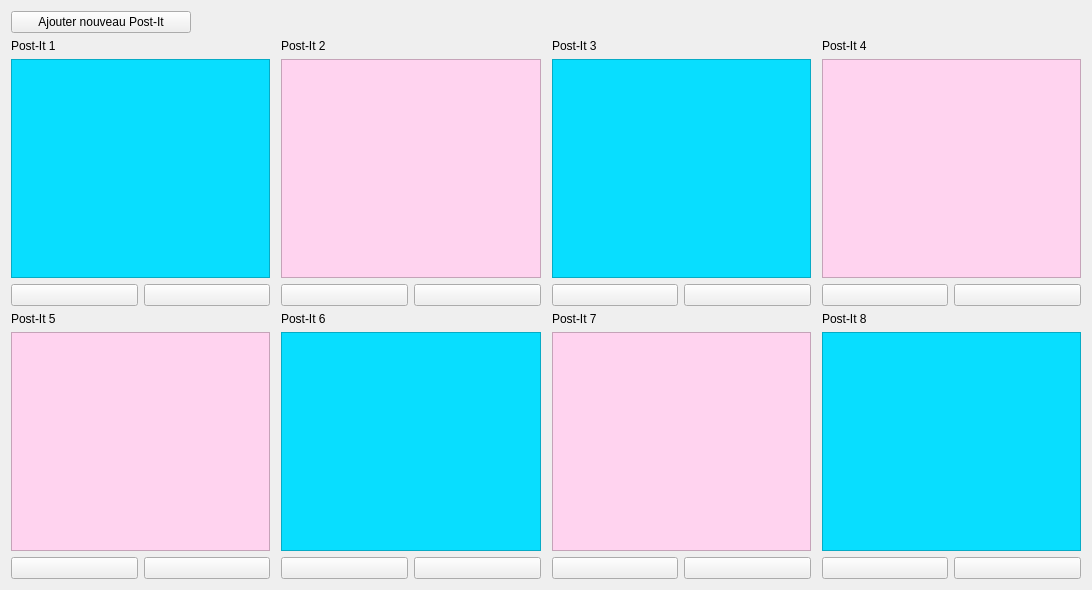
<?xml version="1.0" encoding="UTF-8"?>
<ui version="4.0">
 <class>F_POSTIT</class>
 <widget class="QWidget" name="F_POSTIT">
  <property name="geometry">
   <rect>
    <x>0</x>
    <y>0</y>
    <width>1092</width>
    <height>590</height>
   </rect>
  </property>
  <property name="minimumSize">
   <size>
    <width>0</width>
    <height>0</height>
   </size>
  </property>
  <property name="windowTitle">
   <string>Form</string>
  </property>
  <layout class="QGridLayout" name="gridLayout_2">
   <item row="0" column="0">
    <layout class="QGridLayout" name="gridLayout">
     <item row="0" column="0" colspan="2">
      <widget class="QPushButton" name="Bt_AjouterPostIt">
       <property name="enabled">
        <bool>true</bool>
       </property>
       <property name="maximumSize">
        <size>
         <width>180</width>
         <height>16777215</height>
        </size>
       </property>
       <property name="text">
        <string>Ajouter nouveau Post-It</string>
       </property>
       <property name="icon">
        <iconset resource="ImagesIcones.qrc">
         <normaloff>:/Ajouter.png</normaloff>:/Ajouter.png</iconset>
       </property>
      </widget>
     </item>
     <item row="1" column="0" colspan="2">
      <widget class="QLabel" name="Lb_PostIt1">
       <property name="text">
        <string>Post-It 1</string>
       </property>
      </widget>
     </item>
     <item row="1" column="3" colspan="2">
      <widget class="QLabel" name="Lb_PostIt2">
       <property name="text">
        <string>Post-It 2</string>
       </property>
      </widget>
     </item>
     <item row="1" column="6" colspan="2">
      <widget class="QLabel" name="Lb_PostIt3">
       <property name="text">
        <string>Post-It 3</string>
       </property>
      </widget>
     </item>
     <item row="1" column="9" colspan="2">
      <widget class="QLabel" name="Lb_PostIt4">
       <property name="text">
        <string>Post-It 4</string>
       </property>
      </widget>
     </item>
     <item row="2" column="0" colspan="2">
      <widget class="QTextEdit" name="TxE_PostIt1">
       <property name="styleSheet">
        <string notr="true">background-color: rgb(8, 222, 255);</string>
       </property>
       <property name="html">
        <string>&lt;!DOCTYPE HTML PUBLIC &quot;-//W3C//DTD HTML 4.0//EN&quot; &quot;http://www.w3.org/TR/REC-html40/strict.dtd&quot;&gt;
&lt;html&gt;&lt;head&gt;&lt;meta name=&quot;qrichtext&quot; content=&quot;1&quot; /&gt;&lt;style type=&quot;text/css&quot;&gt;
p, li { white-space: pre-wrap; }
&lt;/style&gt;&lt;/head&gt;&lt;body style=&quot; font-family:'MS Shell Dlg 2'; font-size:8.25pt; font-weight:400; font-style:normal;&quot;&gt;
&lt;p style=&quot;-qt-paragraph-type:empty; margin-top:0px; margin-bottom:0px; margin-left:0px; margin-right:0px; -qt-block-indent:0; text-indent:0px; font-size:8pt;&quot;&gt;&lt;br /&gt;&lt;/p&gt;&lt;/body&gt;&lt;/html&gt;</string>
       </property>
      </widget>
     </item>
     <item row="2" column="3" colspan="2">
      <widget class="QTextEdit" name="TxE_PostIt2">
       <property name="maximumSize">
        <size>
         <width>16777215</width>
         <height>16777215</height>
        </size>
       </property>
       <property name="styleSheet">
        <string notr="true">background-color: rgb(255, 211, 239);
font: 8pt &quot;Arial&quot;;</string>
       </property>
       <property name="html">
        <string>&lt;!DOCTYPE HTML PUBLIC &quot;-//W3C//DTD HTML 4.0//EN&quot; &quot;http://www.w3.org/TR/REC-html40/strict.dtd&quot;&gt;
&lt;html&gt;&lt;head&gt;&lt;meta name=&quot;qrichtext&quot; content=&quot;1&quot; /&gt;&lt;style type=&quot;text/css&quot;&gt;
p, li { white-space: pre-wrap; }
&lt;/style&gt;&lt;/head&gt;&lt;body style=&quot; font-family:'Arial'; font-size:8pt; font-weight:400; font-style:normal;&quot;&gt;
&lt;p style=&quot; margin-top:12px; margin-bottom:12px; margin-left:0px; margin-right:0px; -qt-block-indent:0; text-indent:0px;&quot;&gt;&lt;br /&gt;&lt;/p&gt;&lt;/body&gt;&lt;/html&gt;</string>
       </property>
      </widget>
     </item>
     <item row="2" column="6" colspan="2">
      <widget class="QTextEdit" name="TxE_PostIt3">
       <property name="styleSheet">
        <string notr="true">background-color: rgb(8, 222, 255);</string>
       </property>
      </widget>
     </item>
     <item row="2" column="9" colspan="2">
      <widget class="QTextEdit" name="TxE_PostIt4">
       <property name="styleSheet">
        <string notr="true">background-color: rgb(255, 211, 239);</string>
       </property>
      </widget>
     </item>
     <item row="3" column="0">
      <widget class="QPushButton" name="Bt_Valider1">
       <property name="text">
        <string/>
       </property>
       <property name="icon">
        <iconset resource="ImagesIcones.qrc">
         <normaloff>:/Valider.png</normaloff>:/Valider.png</iconset>
       </property>
      </widget>
     </item>
     <item row="3" column="1">
      <widget class="QPushButton" name="Bt_Annuler1">
       <property name="text">
        <string/>
       </property>
       <property name="icon">
        <iconset resource="ImagesIcones.qrc">
         <normaloff>:/Annuler.png</normaloff>:/Annuler.png</iconset>
       </property>
      </widget>
     </item>
     <item row="3" column="3">
      <widget class="QPushButton" name="Bt_Valider2">
       <property name="text">
        <string/>
       </property>
       <property name="icon">
        <iconset resource="ImagesIcones.qrc">
         <normaloff>:/Valider.png</normaloff>:/Valider.png</iconset>
       </property>
      </widget>
     </item>
     <item row="3" column="4">
      <widget class="QPushButton" name="Bt_Annuler2">
       <property name="text">
        <string/>
       </property>
       <property name="icon">
        <iconset resource="ImagesIcones.qrc">
         <normaloff>:/Annuler.png</normaloff>:/Annuler.png</iconset>
       </property>
      </widget>
     </item>
     <item row="3" column="6">
      <widget class="QPushButton" name="Bt_Valider3">
       <property name="text">
        <string/>
       </property>
       <property name="icon">
        <iconset resource="ImagesIcones.qrc">
         <normaloff>:/Valider.png</normaloff>:/Valider.png</iconset>
       </property>
      </widget>
     </item>
     <item row="3" column="7">
      <widget class="QPushButton" name="Bt_Annuler3">
       <property name="text">
        <string/>
       </property>
       <property name="icon">
        <iconset resource="ImagesIcones.qrc">
         <normaloff>:/Annuler.png</normaloff>:/Annuler.png</iconset>
       </property>
      </widget>
     </item>
     <item row="3" column="9">
      <widget class="QPushButton" name="Bt_Valider4">
       <property name="text">
        <string/>
       </property>
       <property name="icon">
        <iconset resource="ImagesIcones.qrc">
         <normaloff>:/Valider.png</normaloff>:/Valider.png</iconset>
       </property>
      </widget>
     </item>
     <item row="3" column="10">
      <widget class="QPushButton" name="Bt_Annuler4">
       <property name="text">
        <string/>
       </property>
       <property name="icon">
        <iconset resource="ImagesIcones.qrc">
         <normaloff>:/Annuler.png</normaloff>:/Annuler.png</iconset>
       </property>
      </widget>
     </item>
     <item row="4" column="0" colspan="2">
      <widget class="QLabel" name="Lb_PostIt5">
       <property name="text">
        <string>Post-It 5</string>
       </property>
      </widget>
     </item>
     <item row="4" column="3" colspan="2">
      <widget class="QLabel" name="Lb_PostIt6">
       <property name="text">
        <string>Post-It 6</string>
       </property>
      </widget>
     </item>
     <item row="4" column="6" colspan="2">
      <widget class="QLabel" name="Lb_PostIt7">
       <property name="text">
        <string>Post-It 7</string>
       </property>
      </widget>
     </item>
     <item row="4" column="9" colspan="2">
      <widget class="QLabel" name="Lb_PostIt8">
       <property name="text">
        <string>Post-It 8</string>
       </property>
      </widget>
     </item>
     <item row="5" column="0" colspan="2">
      <widget class="QTextEdit" name="TxE_PostIt5">
       <property name="styleSheet">
        <string notr="true">background-color: rgb(255, 211, 239);</string>
       </property>
      </widget>
     </item>
     <item row="5" column="3" colspan="2">
      <widget class="QTextEdit" name="TxE_PostIt6">
       <property name="styleSheet">
        <string notr="true">background-color: rgb(8, 222, 255);</string>
       </property>
      </widget>
     </item>
     <item row="5" column="6" colspan="2">
      <widget class="QTextEdit" name="TxE_PostIt7">
       <property name="styleSheet">
        <string notr="true">background-color: rgb(255, 211, 239);</string>
       </property>
      </widget>
     </item>
     <item row="5" column="9" colspan="2">
      <widget class="QTextEdit" name="TxE_PostIt8">
       <property name="styleSheet">
        <string notr="true">background-color: rgb(8, 222, 255);</string>
       </property>
      </widget>
     </item>
     <item row="6" column="0">
      <widget class="QPushButton" name="Bt_Valider5">
       <property name="text">
        <string/>
       </property>
       <property name="icon">
        <iconset resource="ImagesIcones.qrc">
         <normaloff>:/Valider.png</normaloff>:/Valider.png</iconset>
       </property>
      </widget>
     </item>
     <item row="6" column="1">
      <widget class="QPushButton" name="Bt_Annuler5">
       <property name="text">
        <string/>
       </property>
       <property name="icon">
        <iconset resource="ImagesIcones.qrc">
         <normaloff>:/Annuler.png</normaloff>:/Annuler.png</iconset>
       </property>
      </widget>
     </item>
     <item row="6" column="3">
      <widget class="QPushButton" name="Bt_Valider6">
       <property name="text">
        <string/>
       </property>
       <property name="icon">
        <iconset resource="ImagesIcones.qrc">
         <normaloff>:/Valider.png</normaloff>:/Valider.png</iconset>
       </property>
      </widget>
     </item>
     <item row="6" column="4">
      <widget class="QPushButton" name="Bt_Annuler6">
       <property name="text">
        <string/>
       </property>
       <property name="icon">
        <iconset resource="ImagesIcones.qrc">
         <normaloff>:/Annuler.png</normaloff>:/Annuler.png</iconset>
       </property>
      </widget>
     </item>
     <item row="6" column="6">
      <widget class="QPushButton" name="Bt_Valider7">
       <property name="text">
        <string/>
       </property>
       <property name="icon">
        <iconset resource="ImagesIcones.qrc">
         <normaloff>:/Valider.png</normaloff>:/Valider.png</iconset>
       </property>
      </widget>
     </item>
     <item row="6" column="7">
      <widget class="QPushButton" name="Bt_Annuler7">
       <property name="text">
        <string/>
       </property>
       <property name="icon">
        <iconset resource="ImagesIcones.qrc">
         <normaloff>:/Annuler.png</normaloff>:/Annuler.png</iconset>
       </property>
      </widget>
     </item>
     <item row="6" column="9">
      <widget class="QPushButton" name="Bt_Valider8">
       <property name="text">
        <string/>
       </property>
       <property name="icon">
        <iconset resource="ImagesIcones.qrc">
         <normaloff>:/Valider.png</normaloff>:/Valider.png</iconset>
       </property>
      </widget>
     </item>
     <item row="6" column="10">
      <widget class="QPushButton" name="Bt_Annuler8">
       <property name="text">
        <string/>
       </property>
       <property name="icon">
        <iconset resource="ImagesIcones.qrc">
         <normaloff>:/Annuler.png</normaloff>:/Annuler.png</iconset>
       </property>
      </widget>
     </item>
     <item row="0" column="2" rowspan="7">
      <spacer name="horizontalSpacer">
       <property name="orientation">
        <enum>Qt::Horizontal</enum>
       </property>
       <property name="sizeType">
        <enum>QSizePolicy::Fixed</enum>
       </property>
       <property name="sizeHint" stdset="0">
        <size>
         <width>5</width>
         <height>10</height>
        </size>
       </property>
      </spacer>
     </item>
     <item row="0" column="5" rowspan="7">
      <spacer name="horizontalSpacer_2">
       <property name="orientation">
        <enum>Qt::Horizontal</enum>
       </property>
       <property name="sizeType">
        <enum>QSizePolicy::Fixed</enum>
       </property>
       <property name="sizeHint" stdset="0">
        <size>
         <width>5</width>
         <height>10</height>
        </size>
       </property>
      </spacer>
     </item>
     <item row="0" column="8" rowspan="7">
      <spacer name="horizontalSpacer_3">
       <property name="orientation">
        <enum>Qt::Horizontal</enum>
       </property>
       <property name="sizeType">
        <enum>QSizePolicy::Fixed</enum>
       </property>
       <property name="sizeHint" stdset="0">
        <size>
         <width>5</width>
         <height>10</height>
        </size>
       </property>
      </spacer>
     </item>
    </layout>
   </item>
  </layout>
 </widget>
 <resources>
  <include location="ImagesIcones.qrc"/>
 </resources>
 <connections/>
</ui>
